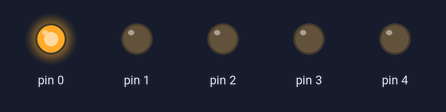
Simulated run of this sketch. Board: Arduino Uno, built with avr-gcc and run on an emulated ATmega328P. On the bench: output pins drawn as LEDs (lit = HIGH).

Above: at 0.1 s.
At 0.9 s:
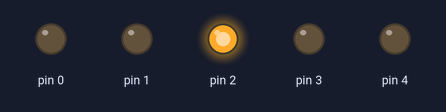
At 1.7 s:
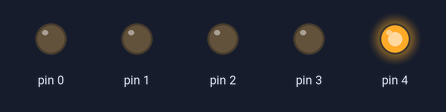
At 3.7 s:
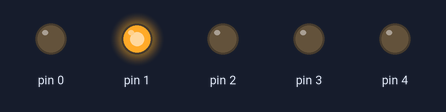
At 5.3 s:
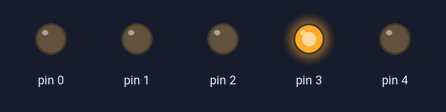
At 7.1 s:
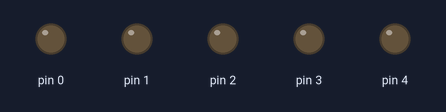
Timing chart, 0 to 7.4 s (numbered marks = the images above):
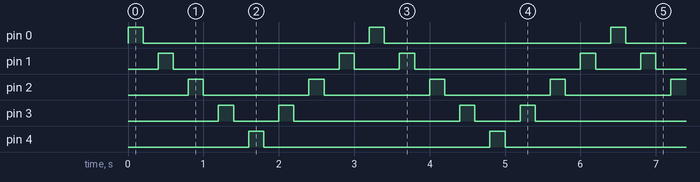

Measured:
- by itself, pin 0, pin 4: alternates HIGH for 0.20 s and LOW for 3.0 s
- by itself, pin 1: repeats every 3.2 s: LOW 2.2 s, HIGH 0.20 s, LOW 0.60 s, HIGH 0.20 s
- by itself, pin 2: alternates HIGH for 0.20 s and LOW for 1.4 s
- by itself, pin 3: repeats every 3.2 s: LOW 0.60 s, HIGH 0.20 s, LOW 2.2 s, HIGH 0.20 s

The sketch:

sketch_apr30a.ino
```cpp
int i;
void setup()
{
  for(i=0;i<5;i++)
  {
    pinMode(i,OUTPUT);

  }
}

void loop()
{
  for(i=0;i<=4;i++)
  {
    digitalWrite(i,HIGH);
    delay(200);
    digitalWrite(i,LOW);
    delay(200);
  }
  for(i=3;i>=1;i--)
   {
    digitalWrite(i,HIGH);
    delay(200);
    digitalWrite(i,LOW);
    delay(200);
   }
}
```
